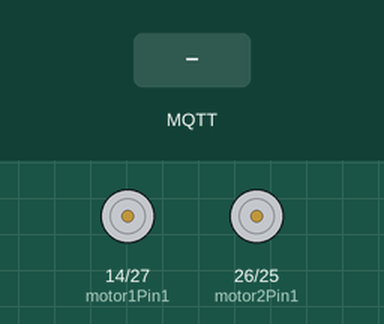
Recording of a sketch running on a simulated ESP32. Shown: motor-driver pin pairs drawn as motors (green arrow = first pin HIGH = forward, orange = second pin HIGH = backward, longer = more drive, scaled by the enable pin). The test bench sets the inputs (shaded band). WiFi joins after 1.5 s; servers stay silent unless stated; no MQTT or app messages arrive unless stated; what the sketch prints to the serial monitor is not drawn.

Above: at 2.7 s.
2.8 s: MQTT message "forward" arrives on the first subscribed topic
At 4.0 s:
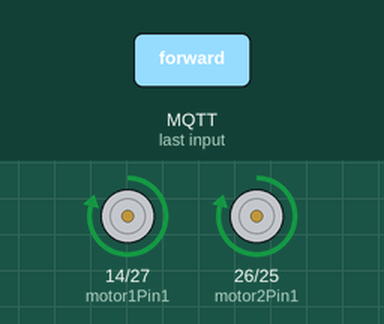
4.3 s: MQTT message "backward" arrives on the first subscribed topic
At 5.2 s:
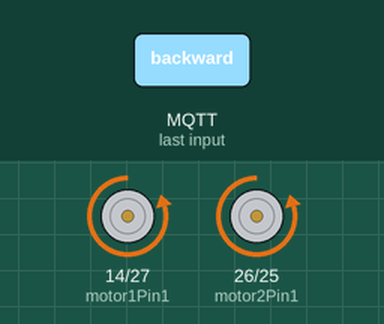
5.8 s: MQTT message "stop" arrives on the first subscribed topic
At 6.4 s:
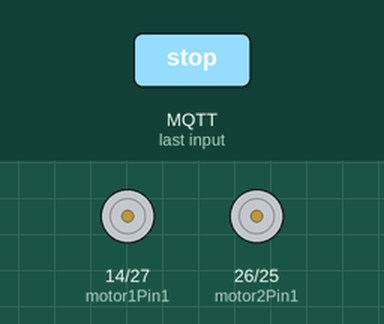
Timing chart, 0 to 8.8 s (numbered marks = the images above; inputs shaded):
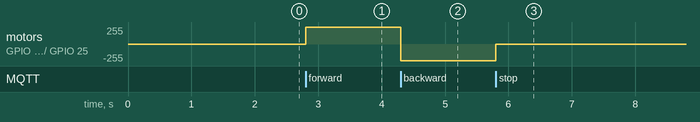

The sketch:

project.ino
```cpp
#include <WiFi.h>
#include <PubSubClient.h>

// WiFi Credentials
const char* ssid = "poco";
const char* password = "ssss1111";

// MQTT Broker details
const char* mqtt_server = "192.168.57.113";
const int mqtt_port = 1883;
const char* mqtt_topic = "test/topic";

// Motor pins
int motor1Pin1 = 14;
int motor1Pin2 = 27;
int enable1Pin = 13;

int motor2Pin1 = 26;
int motor2Pin2 = 25;
int enable2Pin = 32;

WiFiClient espClient;
PubSubClient client(espClient);

// Callback function when a message is received
void callback(char* topic, byte* payload, unsigned int length) {
    Serial.print("Message received on topic: ");
    Serial.println(topic);

    Serial.print("Message: ");
    String message = "";
    for (int i = 0; i < length; i++) {
        message += (char)payload[i];
    }
    Serial.println(message);

    // Control motors based on message
    if (message == "forward") {
        digitalWrite(motor1Pin1, HIGH);
        digitalWrite(motor1Pin2, LOW);
        analogWrite(enable1Pin, 250);

        digitalWrite(motor2Pin1, HIGH);
        digitalWrite(motor2Pin2, LOW);
        analogWrite(enable2Pin, 250);
    } else if (message == "backward") {
        digitalWrite(motor1Pin1, LOW);
        digitalWrite(motor1Pin2, HIGH);
        analogWrite(enable1Pin, 250);

        digitalWrite(motor2Pin1, LOW);
        digitalWrite(motor2Pin2, HIGH);
        analogWrite(enable2Pin, 250);
    } else if (message == "stop") {
        digitalWrite(motor1Pin1, LOW);
        digitalWrite(motor1Pin2, LOW);
        analogWrite(enable1Pin, 0);

        digitalWrite(motor2Pin1, LOW);
        digitalWrite(motor2Pin2, LOW);
        analogWrite(enable2Pin, 0);
    }
}

void setup() {
    Serial.begin(115200);

    // Initialize motor pins
    pinMode(motor1Pin1, OUTPUT);
    pinMode(motor1Pin2, OUTPUT);
    pinMode(enable1Pin, OUTPUT);

    pinMode(motor2Pin1, OUTPUT);
    pinMode(motor2Pin2, OUTPUT);
    pinMode(enable2Pin, OUTPUT);

    // Connect to WiFi
    Serial.print("Connecting to WiFi...");
    WiFi.begin(ssid, password);
    while (WiFi.status() != WL_CONNECTED) {
        delay(500);
        Serial.print(".");
    }
    Serial.println("\nConnected to WiFi!");
    Serial.print("ESP32 IP Address: ");
    Serial.println(WiFi.localIP());

    // Connect to MQTT Broker
    client.setServer(mqtt_server, mqtt_port);
    client.setCallback(callback);

    while (!client.connected()) {
        Serial.print("Connecting to MQTT...");
        if (client.connect("ESP32_Client")) {
            Serial.println("Connected!");
            client.subscribe(mqtt_topic);
            Serial.println("Subscribed to topic: " + String(mqtt_topic));
        } else {
            Serial.print("Failed, rc=");
            Serial.print(client.state());
            Serial.println(" Retrying in 5 seconds...");
            delay(5000);
        }
    }
}

void loop() {
    client.loop(); // Keep MQTT connection alive
}
```

Measured:
- after the input at 2.8 s, motor on GPIO 14 (motor1Pin1) / GPIO 27 (motor1Pin2), motor on GPIO 26 (motor2Pin1) / GPIO 25 (motor2Pin2): stopped → forward 250/255 at once
- after the input at 4.3 s, motor on GPIO 14 (motor1Pin1) / GPIO 27 (motor1Pin2), motor on GPIO 26 (motor2Pin1) / GPIO 25 (motor2Pin2): forward 250/255 → backward 250/255 at once
- after the input at 5.8 s, motor on GPIO 14 (motor1Pin1) / GPIO 27 (motor1Pin2), motor on GPIO 26 (motor2Pin1) / GPIO 25 (motor2Pin2): backward 250/255 → stopped at once
